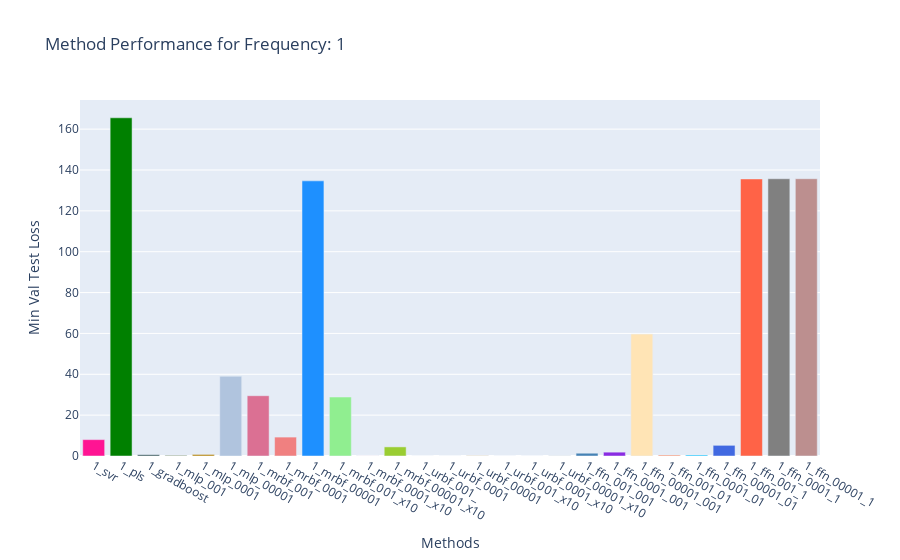
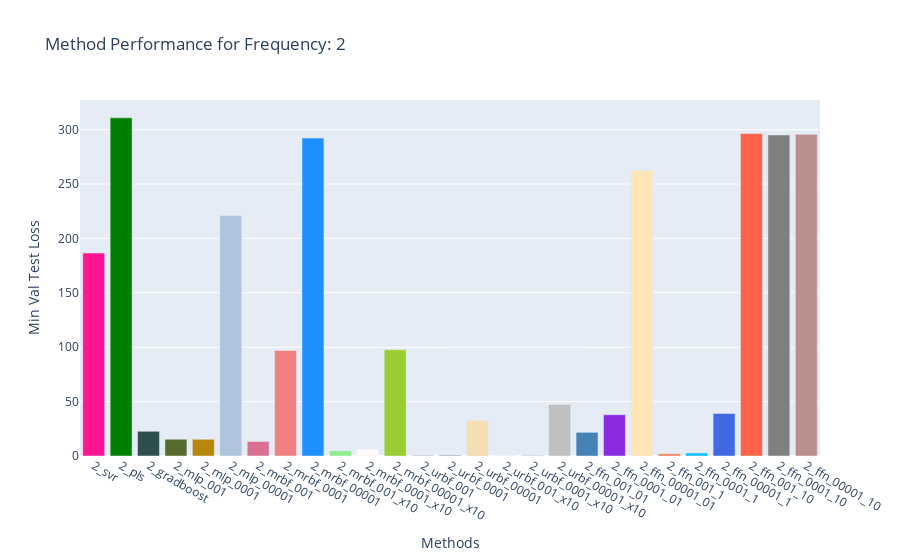
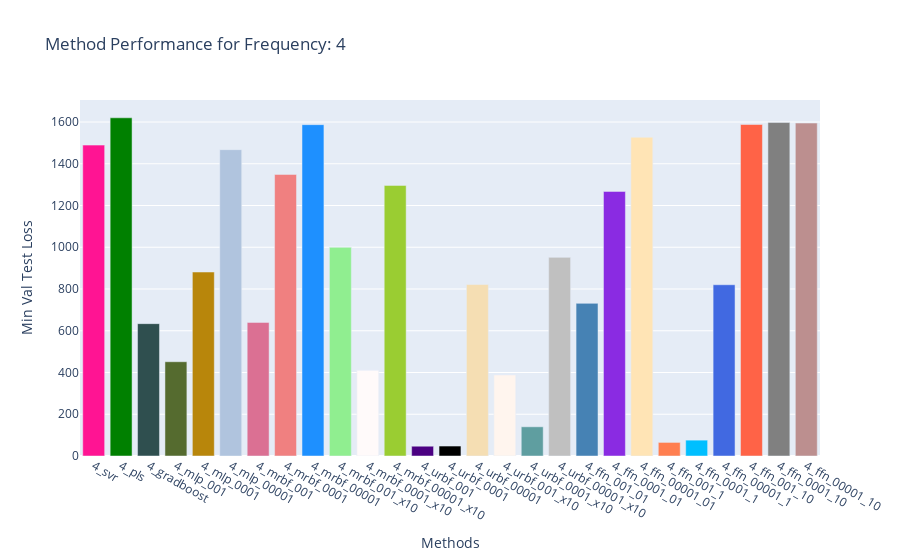
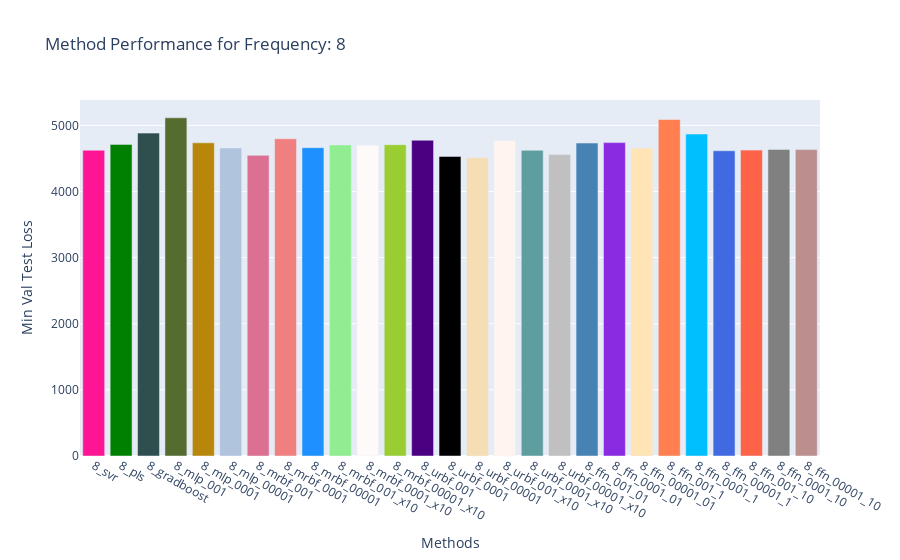

The notebook cell these images were saved under, in order:
### Code cell
## plot the overall mean performance of 

import plotly.graph_objects as go
import matplotlib.colors as mcolors
import plotly.offline as pyo
import random

random.seed(6)

num_methods = 27

experiment_data = experiment_data_loader.experiment_data

method_results = {}
method_name = {}

method_durations = {}
method_params = {}


chunks = []
chunk_name = []


for key, val in experiment_data.items():  
    
    method_results[key] = []
    method_name[key] = experiment_data_loader.experiment_descriptions[key].name
    
    method_durations[key] = []
    method_params[key] = []
    
    for repetition_id, repetition_data in val['repetition_data'].items():
        epochs = repetition_data['epoch']
        
        val_loss = repetition_data['val_loss']
        test_loss = repetition_data['test_loss']

        min_val_idx = val_loss.argmin()
        min_val_test_loss = test_loss[min_val_idx]
                
        method_results[key].append(min_val_test_loss)
        method_durations[key].append(repetition_data['duration'])
        
        if 'params' in repetition_data:
            num_params = repetition_data['params']
        else:
            num_params = 0
        method_params[key].append(num_params)
        

    
# Extracting keys and values for the bar chart
categories = list(method_results.keys())
values = list(method_results.values())

### use average value:
values = [np.asarray(value).mean() for value in values]
### get names:å
categories = [method_name[key] for key in categories]
# Getting a list of named colors from matplotlib
named_colors = list(mcolors.CSS4_COLORS.keys())
random.shuffle(named_colors)
# Selecting the first 27 colors
colors = named_colors[:num_methods]

for frequency_chunk in range(4):
    
    chunk_values = values[frequency_chunk*num_methods:(frequency_chunk+1)*num_methods]
    chunk_names = categories[frequency_chunk*num_methods:(frequency_chunk+1)*num_methods]

    # Creating the bar chart
    fig = go.Figure(data=[go.Bar(x=chunk_names, y=chunk_values,marker_color=colors)])

    # Adding title and labels (you can modify these as needed)
    fig.update_layout(
        title=f"Method Performance for Frequency: {2**frequency_chunk}",
        xaxis_title="Methods",
        yaxis_title="Min Val Test Loss"
    )

    # Displaying the figure
    fig.show()
    
    chunks.append(chunk_values)
    chunk_name.append(f"{2**frequency_chunk}")
    


# transpose!
chunks = list(map(list, zip(*chunks)))
    

# Create a trace for each line
traces = [go.Scatter(x=list(range(len(line))), y=line, mode='lines', name=chunk_names[i][2:]) for i, line in enumerate(chunks)]

# Define the layout of the chart
layout = go.Layout(
    title='Multiple Lines Chart',
    xaxis=dict(title='Frequency', tickvals=list(range(len(chunk_name))), ticktext=chunk_name),
    yaxis=dict(title='Loss',type='log')
)

# Create the figure and plot it
fig = go.Figure(data=traces, layout=layout)
fig.show()

### Figure 1 — Plotly figure (JSON) as saved in the notebook; plotly's stock layout.template omitted (floating-point values rounded to 4 significant figures)
{"data": [{"marker": {"color": ["deeppink", "green", "darkslategray", "darkolivegreen", "darkgoldenrod", "lightsteelblue", "palevioletred", "lightcoral", "dodgerblue", "lightgreen", "snow", "yellowgreen", "indigo", "black", "wheat", "seashell", "cadetblue", "silver", "steelblue", "blueviolet", "moccasin", "coral", "deepskyblue", "royalblue", "tomato", "gray", "rosybrown"]}, "type": "bar", "x": ["1_svr", "1_pls", "1_gradboost", "1_mlp_001", "1_mlp_0001", "1_mlp_00001", "1_mrbf_001", "1_mrbf_0001", "1_mrbf_00001", "1_mrbf_001_x10", "1_mrbf_0001_x10", "1_mrbf_00001_x10", "1_urbf_001_", "1_urbf_0001", "1_urbf_00001", "1_urbf_001_x10", "1_urbf_0001_x10", "1_urbf_00001_x10", "1_ffn_001_001", "1_ffn_0001_001", "1_ffn_00001_001", "1_ffn_001_01", "1_ffn_0001_01", "1_ffn_00001_01", "1_ffn_001_1", "1_ffn_0001_1", "1_ffn_00001_1"], "y": [8.014, 165.6, 0.6224, 0.3003, 0.764, 39.04, 29.51, 9.255, 134.7, 28.86, 0.5071, 4.46, 0.00127, 0.001024, 0.3137, 0.01239, 0.003996, 0.1435, 1.359, 1.878, 59.68, 0.4407, 0.4726, 5.218, 135.6, 135.7, 135.7]}], "layout": {"title": {"text": "Method Performance for Frequency: 1"}, "xaxis": {"title": {"text": "Methods"}}, "yaxis": {"title": {"text": "Min Val Test Loss"}}}}

### Figure 2 — Plotly figure (JSON) as saved in the notebook; plotly's stock layout.template omitted (floating-point values rounded to 4 significant figures)
{"data": [{"marker": {"color": ["deeppink", "green", "darkslategray", "darkolivegreen", "darkgoldenrod", "lightsteelblue", "palevioletred", "lightcoral", "dodgerblue", "lightgreen", "snow", "yellowgreen", "indigo", "black", "wheat", "seashell", "cadetblue", "silver", "steelblue", "blueviolet", "moccasin", "coral", "deepskyblue", "royalblue", "tomato", "gray", "rosybrown"]}, "type": "bar", "x": ["2_svr", "2_pls", "2_gradboost", "2_mlp_001", "2_mlp_0001", "2_mlp_00001", "2_mrbf_001", "2_mrbf_0001", "2_mrbf_00001", "2_mrbf_001_x10", "2_mrbf_0001_x10", "2_mrbf_00001_x10", "2_urbf_001", "2_urbf_0001", "2_urbf_00001", "2_urbf_001_x10", "2_urbf_0001_x10", "2_urbf_00001_x10", "2_ffn_001_01", "2_ffn_0001_01", "2_ffn_00001_01", "2_ffn_001_1", "2_ffn_0001_1", "2_ffn_00001_1", "2_ffn_001_10", "2_ffn_0001_10", "2_ffn_00001_10"], "y": [186.6, 310.9, 22.73, 15.41, 15.38, 221.0, 13.36, 97.02, 292.3, 4.823, 6.115, 97.65, 0.2721, 0.4457, 32.78, 0.9598, 0.4453, 47.44, 21.77, 37.93, 262.4, 2.044, 2.777, 39.12, 296.4, 295.1, 295.6]}], "layout": {"title": {"text": "Method Performance for Frequency: 2"}, "xaxis": {"title": {"text": "Methods"}}, "yaxis": {"title": {"text": "Min Val Test Loss"}}}}

### Figure 3 — Plotly figure (JSON) as saved in the notebook; plotly's stock layout.template omitted (floating-point values rounded to 4 significant figures)
{"data": [{"marker": {"color": ["deeppink", "green", "darkslategray", "darkolivegreen", "darkgoldenrod", "lightsteelblue", "palevioletred", "lightcoral", "dodgerblue", "lightgreen", "snow", "yellowgreen", "indigo", "black", "wheat", "seashell", "cadetblue", "silver", "steelblue", "blueviolet", "moccasin", "coral", "deepskyblue", "royalblue", "tomato", "gray", "rosybrown"]}, "type": "bar", "x": ["4_svr", "4_pls", "4_gradboost", "4_mlp_001", "4_mlp_0001", "4_mlp_00001", "4_mrbf_001", "4_mrbf_0001", "4_mrbf_00001", "4_mrbf_001_x10", "4_mrbf_0001_x10", "4_mrbf_00001_x10", "4_urbf_001", "4_urbf_0001", "4_urbf_00001", "4_urbf_001_x10", "4_urbf_0001_x10", "4_urbf_00001_x10", "4_ffn_001_01", "4_ffn_0001_01", "4_ffn_00001_01", "4_ffn_001_1", "4_ffn_0001_1", "4_ffn_00001_1", "4_ffn_001_10", "4_ffn_0001_10", "4_ffn_00001_10"], "y": [1489.0, 1620.0, 634.0, 451.6, 881.4, 1468.0, 640.1, 1349.0, 1587.0, 999.5, 410.2, 1296.0, 46.87, 47.71, 821.5, 388.3, 139.9, 951.6, 731.2, 1268.0, 1527.0, 65.05, 76.01, 820.4, 1588.0, 1598.0, 1595.0]}], "layout": {"title": {"text": "Method Performance for Frequency: 4"}, "xaxis": {"title": {"text": "Methods"}}, "yaxis": {"title": {"text": "Min Val Test Loss"}}}}

### Figure 4 — Plotly figure (JSON) as saved in the notebook; plotly's stock layout.template omitted (floating-point values rounded to 4 significant figures)
{"data": [{"marker": {"color": ["deeppink", "green", "darkslategray", "darkolivegreen", "darkgoldenrod", "lightsteelblue", "palevioletred", "lightcoral", "dodgerblue", "lightgreen", "snow", "yellowgreen", "indigo", "black", "wheat", "seashell", "cadetblue", "silver", "steelblue", "blueviolet", "moccasin", "coral", "deepskyblue", "royalblue", "tomato", "gray", "rosybrown"]}, "type": "bar", "x": ["8_svr", "8_pls", "8_gradboost", "8_mlp_001", "8_mlp_0001", "8_mlp_00001", "8_mrbf_001", "8_mrbf_0001", "8_mrbf_00001", "8_mrbf_001_x10", "8_mrbf_0001_x10", "8_mrbf_00001_x10", "8_urbf_001", "8_urbf_0001", "8_urbf_00001", "8_urbf_001_x10", "8_urbf_0001_x10", "8_urbf_00001_x10", "8_ffn_001_01", "8_ffn_0001_01", "8_ffn_00001_01", "8_ffn_001_1", "8_ffn_0001_1", "8_ffn_00001_1", "8_ffn_001_10", "8_ffn_0001_10", "8_ffn_00001_10"], "y": [4624.0, 4712.0, 4883.0, 5114.0, 4736.0, 4658.0, 4547.0, 4798.0, 4662.0, 4705.0, 4698.0, 4708.0, 4774.0, 4531.0, 4511.0, 4767.0, 4623.0, 4559.0, 4732.0, 4739.0, 4656.0, 5088.0, 4869.0, 4616.0, 4626.0, 4637.0, 4634.0]}], "layout": {"title": {"text": "Method Performance for Frequency: 8"}, "xaxis": {"title": {"text": "Methods"}}, "yaxis": {"title": {"text": "Min Val Test Loss"}}}}
